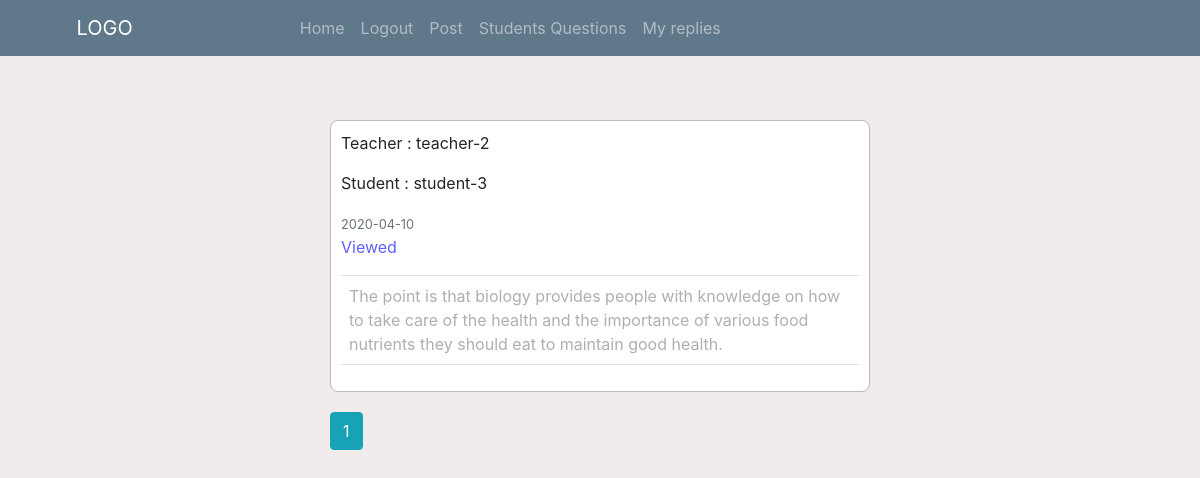
The app's page /teachers_reply (signed in) with its own data.
### application/models.py (models this page shows)
class TeachersReply(db.Model):
    id = db.Column(db.Integer, primary_key = True)
    content = db.Column(db.Text, nullable = False)
    reply_author = db.Column(db.String(100), nullable = False)
    target_student = db.Column(db.String(100), nullable = False)
    date_uploaded = db.Column(db.DateTime, nullable= False, default=datetime.utcnow)
    viewed_count = db.Column(db.Integer, nullable = False, default = 0)

### application/routes.py (the view)
@app.route("/teachers_reply")
@login_required
def teachers_reply():
    page = request.args.get('page', 1, type=int)
    posts = TeachersReply.query.filter_by(reply_author = current_user.username)
    view_status(posts)
    posts = posts.order_by(TeachersReply.date_uploaded.desc()).paginate(per_page = 2, page=page)
    return render_template("teachers_reply.html",posts = posts, db = db)

### application/models.py (called while the page is built)
@login_manager.user_loader
def load_user(user_id):
    return Users.query.get(int(user_id))

### application/routes.py (called while the page is built)
def view_status(posts):
    for post in posts:
        post.viewed_count = post.viewed_count + 1
        db.session.commit()

### application/templates/teachers_reply.html
{% extends "layout.html" %}
{% block content %}
    {% for post in posts.items %}
                <article class="media content-section">
                    <div class="media-body">
                        <div class="article-metadata">
                            <p class="mr-2 article-small-headers">Teacher : {{ post.reply_author }}</p>
                            <p class="mr-2 article-small-headers">Student : {{ post.target_student }}</p>
                            <small class="text-muted">{{ post.date_uploaded.strftime('%Y-%m-%d') }}</small>
                        </div>
                        {% if post.viewed_count > 1 %}
                            <p class="post-viewed-indicator">Viewed</p>
                            <p class="artcle-content border-top border-bottom p-2 post-viewed">{{ post.content }}</p>
                        {% else %}
                            <p class="artcle-content border-top border-bottom p-2">{{ post.content }}</p>
                        {% endif %}
                    </div>
                </article>
    {% endfor %}
    {% for page_num in posts.iter_pages(left_edge=1, right_edge=1, left_current=2, right_current=2) %}
    {% if page_num %}
        {% if posts.page == page_num %}
            <a class="btn btn-info" href="{{ url_for('teachers_reply', page = page_num) }}">{{ page_num }}</a>
        {% else %}
                <a class="btn btn-outline-info" href="{{ url_for('teachers_reply', page = page_num) }}">{{ page_num }}</a>
        {% endif %}
    {% else %}
            ...
    {% endif %}
{% endfor %}
{% endblock %}

### application/static/main.css (style rules this page uses)
body { background: #f0ecec; columns: #333333; margin-top:3rem; }
.content-section { background: rgb(255, 255, 255); padding: 10px; border:1px solid #bdbcbc; border-radius: 8px; margin-bottom: 20px; margin-top:6vh; }
.article-small-headers { font-size: medium; }
.post-viewed { color: rgb(175, 175, 175); }
.post-viewed-indicator { color:rgb(96, 96, 255); }

### records on screen
TeachersReply: reply_author "teacher-2", target_student "student-3", date_uploaded "2020-04-10", content "The point is that biology provides people with knowledge on how to take care of the health and the importance of various food nutrients they should eat to maintain good health."

### other values on screen
{{ page_num }} "1"
